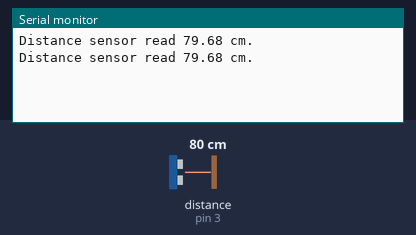
Simulated run of this sketch. Board: Arduino Uno, built with avr-gcc and run on an emulated ATmega328P. Shown: the last lines printed to the serial monitor. Wiring (inferred from the names in the program): ultrasonic range finder: trigger pin 2; echo pin 3. The test bench sets the inputs (shaded band); at power-on: distance to the obstacle (sensor on pin 3) 80 cm. The echo pulse lasts 58.3 µs per cm.

Above: at 1.3 s.
1.4 s: distance to the obstacle (sensor on pin 3) set to 2 cm
At 2.7 s:
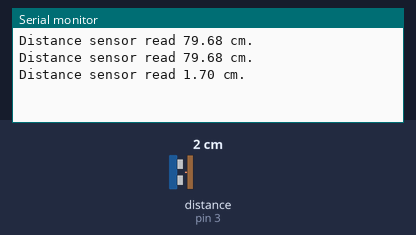
2.9 s: distance to the obstacle (sensor on pin 3) set to 4 cm
At 3.8 s:
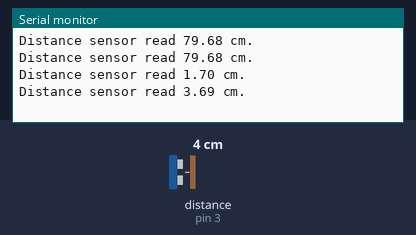
Timing chart, 0 to 5.9 s (numbered marks = the images above; inputs shaded):
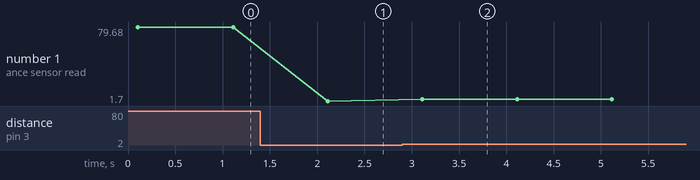

Measured:
- after the input at 1.4 s, the serial monitor: prints a new line after 0.71 s (image 1)
- after the input at 2.9 s, the serial monitor: prints a new line after 0.21 s (image 2)
- plotted number 1: 79.68 → 1.7 after the input at 1.4 s, 1.7 → 3.69 after the input at 2.9 s

The sketch:

HCSR04_Simple.ino
```cpp
// (licence header left out)
// Defines
#define DEBUG 1  ///< The mode of operation; 0 = normal, 1 = debug.


// Pin Mapping
const byte DistTrigger = 2;  ///< The trigger pin of the distance sensor.
const byte DistEcho = 3;     ///< The echo pin of the distance sensor.


/**
 * The standard Arduino setup function used for setup and configuration tasks.
 */
void setup() {
   // Initialize serial bus (Serial Monitor)
   if (DEBUG) {
      Serial.begin(9600);
      while (!Serial);  // wait for serial connection
   }

   // Configure distance sensor
   pinMode(DistTrigger, OUTPUT);
   pinMode(DistEcho, INPUT);
   delay(100);  // wait for distance sensor to initialize
}


/**
 * The standard Arduino loop function used for repeating tasks.
 */
void loop() {
   // Read distance sensor
   float distance = readDistanceSensor();
   if (DEBUG) {
      Serial.print("Distance sensor read "); Serial.print(distance);
      Serial.println(" cm.");
   }
   delay(1000);  // wait a second between readings
}


 /**
 * Initiates and retrieves a distance sensor reading.
 *
 * @return  Returns the distance read by the distance sensor.
 */
float readDistanceSensor() {
   // Initiate trigger pulse
   digitalWrite(DistTrigger, LOW);
   delayMicroseconds(2);
   digitalWrite(DistTrigger, HIGH);
   delayMicroseconds(10);
   digitalWrite(DistTrigger, LOW);

   // Read echo pulse, 0 for timeout or no pulse
   float duration = pulseIn(DistEcho, HIGH);  // in microseconds

   // Calculate distance
   float distance = duration * 0.0343 / 2.0;  // in centimeters

   return distance;
}
```
